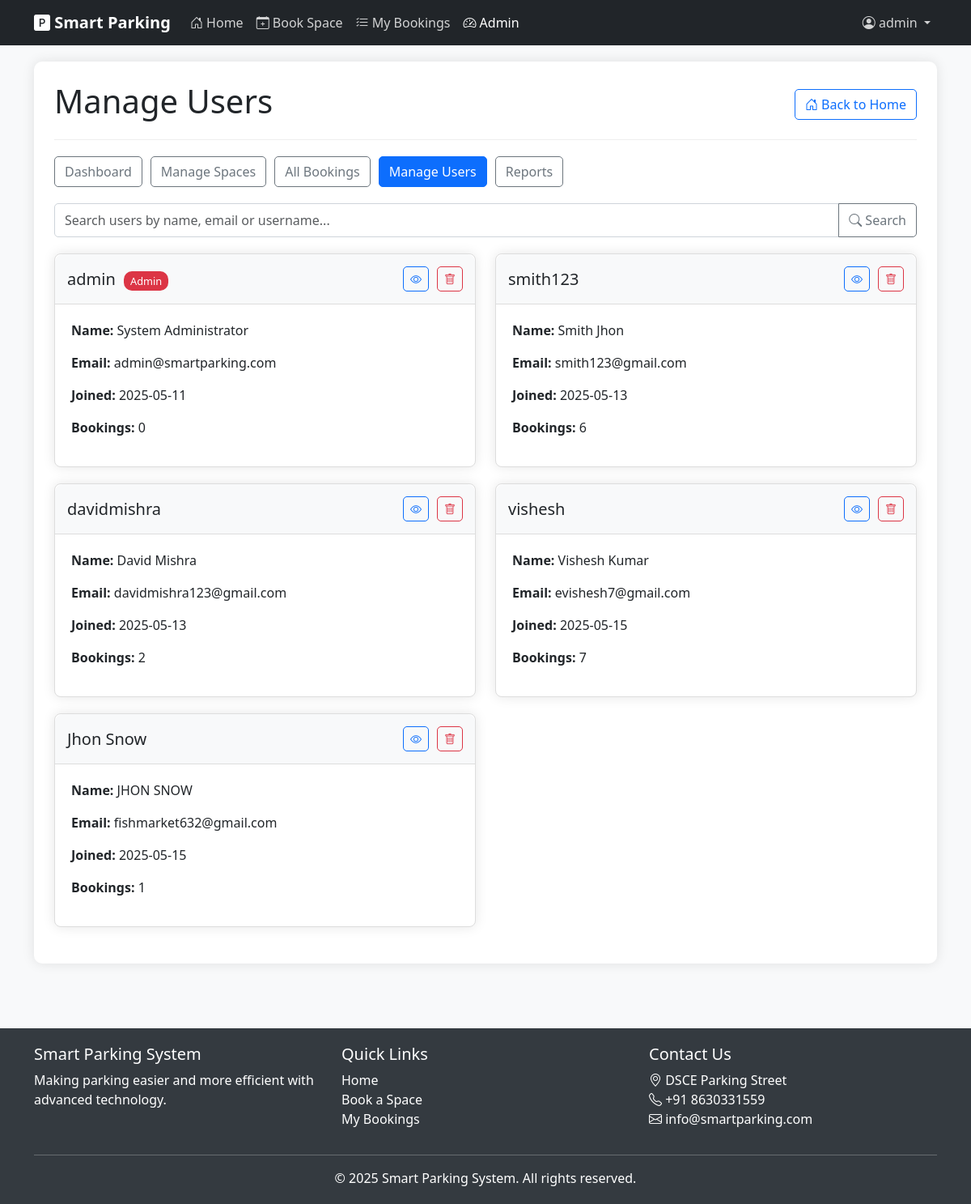
The app's page /admin/users (signed in) with its own data.
### models.py (models this page shows, shortened)
class User(db.Model):
    id = db.Column(db.Integer, primary_key=True)
    username = db.Column(db.String(50), unique=True, nullable=False)
    email = db.Column(db.String(100), unique=True, nullable=False)
    password_hash = db.Column(db.String(128), nullable=False)
    first_name = db.Column(db.String(50))
    last_name = db.Column(db.String(50))
    phone = db.Column(db.String(20))
    is_admin = db.Column(db.Boolean, default=False)
    created_at = db.Column(db.DateTime, default=datetime.utcnow)
    bookings = db.relationship('Booking', backref='user', lazy=True)
    vehicles = db.relationship('Vehicle', backref='owner', lazy=True)

### app.py (the view)
@app.route('/admin/users')
def admin_users():
    if not session.get('is_admin', False):
        flash('You do not have permission to access this page', 'danger')
        return redirect(url_for('index'))
    users = User.query.all()
    return render_template('admin/users.html', users=users)

### app.py (called while the page is built)
@app.context_processor
def inject_view_functions():
    return dict(view_functions=app.view_functions)

### templates/admin/users.html (shortened to what this page needs)
{% extends "layout.html" %}
{% block content %}
<div class="admin-container">
    <div class="admin-header d-flex justify-content-between align-items-center">
        <h1>Manage Users</h1>
        <a href="{{ url_for('index') }}" class="btn btn-outline-primary">
            <i class="bi bi-house-door"></i> Back to Home
        </a>
    </div>
    <div class="admin-nav">
        <a href="{{ url_for('admin_dashboard') }}" class="btn btn-outline-secondary">Dashboard</a>
        <a href="{{ url_for('admin_spaces') }}" class="btn btn-outline-secondary">Manage Spaces</a>
        <a href="{{ url_for('admin_bookings') }}" class="btn btn-outline-secondary">All Bookings</a>
        <a href="{{ url_for('admin_users') }}" class="btn btn-primary">Manage Users</a>
        <a href="{{ url_for('admin_reports') }}" class="btn btn-outline-secondary">Reports</a>
    </div>
    <div class="search-box">
        <div class="input-group">
            <input type="text" class="form-control" id="userSearch" placeholder="Search users by name, email or username...">
            <button class="btn btn-outline-secondary" type="button" id="searchButton">
                <i class="bi bi-search"></i> Search
            </button>
        </div>
    </div>
    <div class="row" id="usersList">
        {% for user in users %}
            <div class="col-md-6 user-item">
                <div class="user-card card">
                    <div class="card-header d-flex justify-content-between align-items-center">
                        <h5 class="mb-0">
                            {{ user.username }}
                            {% if user.is_admin %}
                                <span class="admin-badge">Admin</span>
                            {% endif %}
                        </h5>
                        <div class="user-actions">
                            <button class="btn btn-sm btn-outline-primary" data-bs-toggle="modal" data-bs-target="#userDetailsModal{{ user.id }}">
                                <i class="bi bi-eye"></i>
                            </button>
                            <button class="btn btn-sm btn-outline-danger" data-bs-toggle="modal" data-bs-target="#deleteUserModal{{ user.id }}">
                                <i class="bi bi-trash"></i>
                            </button>
                        </div>
                    </div>
                    <div class="card-body">
                        <p><strong>Name:</strong> {{ user.first_name }} {{ user.last_name }}</p>
                        <p><strong>Email:</strong> {{ user.email }}</p>
                        <p><strong>Joined:</strong> {{ user.created_at.strftime('%Y-%m-%d') }}</p>
                        <p><strong>Bookings:</strong> {{ user.bookings|length }}</p>
                    </div>
                </div>
            </div>
        {% endfor %}
    </div>
</div>
{% endblock %}

### templates/layout.html (shortened to what this page needs)
<!DOCTYPE html>
<html lang="en">
<head>
    <link href="https://cdn.jsdelivr.net/npm/bootstrap@5.3.0-alpha1/dist/css/bootstrap.min.css" rel="stylesheet">
    <link rel="stylesheet" href="https://cdn.jsdelivr.net/npm/bootstrap-icons@1.8.1/font/bootstrap-icons.css">
    <link rel="stylesheet" href="{{ url_for('static', filename='css/style.css') }}">
</head>
<body>
    <nav class="navbar navbar-expand-lg navbar-dark bg-dark fixed-top">
        <div class="container">
            <a class="navbar-brand" href="{{ url_for('index') }}">
                <i class="bi bi-p-square-fill"></i> Smart Parking
            </a>
            <div class="collapse navbar-collapse" id="navbarNav">
                <ul class="navbar-nav me-auto">
                    <li class="nav-item">
                        <a class="nav-link {% if request.path == url_for('index') %}active{% endif %}" href="{{ url_for('index') }}">
                            <i class="bi bi-house-door"></i> Home
                        </a>
                    </li>
                    {% if 'book_space' in view_functions %}
                    <li class="nav-item">
                        <a class="nav-link {% if request.path == url_for('book_space') %}active{% endif %}" href="{{ url_for('book_space') }}">
                            <i class="bi bi-calendar-plus"></i> Book Space
                        </a>
                    </li>
                    {% endif %}
                    {% if 'view_bookings' in view_functions %}
                    <li class="nav-item">
                        <a class="nav-link {% if request.path == url_for('view_bookings') %}active{% endif %}" href="{{ url_for('view_bookings') }}">
                            <i class="bi bi-list-check"></i> My Bookings
                        </a>
                    </li>
                    {% endif %}
                    {% if session.get('is_admin', False) and 'admin_dashboard' in view_functions %}
                    <li class="nav-item">
                        <a class="nav-link {% if '/admin/' in request.path %}active{% endif %}" href="{{ url_for('admin_dashboard') }}">
                            <i class="bi bi-speedometer2"></i> Admin
                        </a>
                    </li>
                    {% endif %}
                </ul>
                <ul class="navbar-nav">
                    {% if session.get('user_id') %}
                    <li class="nav-item dropdown">
                        <a class="nav-link dropdown-toggle" href="#" id="navbarDropdown" role="button" data-bs-toggle="dropdown" aria-expanded="false">
                            <i class="bi bi-person-circle"></i> {{ session.get('username', 'Account') }}
                        </a>
                    </li>
                    {% else %}
                    <li class="nav-item">
                        <a class="nav-link" href="{{ url_for('login') }}">
                            <i class="bi bi-box-arrow-in-right"></i> Login
                        </a>
                    </li>
                    {% endif %}
                </ul>
            </div>
        </div>
    </nav>
    <div class="main-content">
        <div class="container">
            {% block content %}{% endblock %}
        </div>
    </div>
    <footer class="footer">
        <div class="container">
            <div class="row">
                <div class="col-md-4">
                    <h5>Smart Parking System</h5>
                    <p>Making parking easier and more efficient with advanced technology.</p>
                </div>
                <div class="col-md-4">
                    <h5>Quick Links</h5>
                    <ul class="list-unstyled">
                        <li><a href="{{ url_for('index') }}" class="text-white">Home</a></li>
                        {% if 'book_space' in view_functions %}
                        <li><a href="{{ url_for('book_space') }}" class="text-white">Book a Space</a></li>
                        {% endif %}
                        {% if 'view_bookings' in view_functions %}
                        <li><a href="{{ url_for('view_bookings') }}" class="text-white">My Bookings</a></li>
                        {% endif %}
                    </ul>
                </div>
                <div class="col-md-4">
                    <h5>Contact Us</h5>
                    <address class="text-white">
                        <i class="bi bi-geo-alt"></i> DSCE Parking Street<br>
                        <i class="bi bi-telephone"></i> +91 8630331559<br>
                        <i class="bi bi-envelope"></i> info@smartparking.com
                    </address>
                </div>
            </div>
            <hr class="bg-light">
            <div class="text-center">
                <p class="mb-0">&copy; {{ now().year }} Smart Parking System. All rights reserved.</p>
            </div>
        </div>
    </footer>
</body>
</html>

### static/css/style.css (style rules this page uses)
:root { --primary-color: #0d6efd; --secondary-color: #6c757d; --success-color: #28a745; --danger-color: #dc3545; --warning-color: #ffc107; --info-color: #17a2b8; --light-color: #f8f9fa; --dark-color: #343a40; }
body { font-family: 'Segoe UI', Tahoma, Geneva, Verdana, sans-serif; padding-top: 56px; min-height: 100vh; display: flex; flex-direction: column; background-color: var(--light-color); }
.main-content { flex: 1; padding: 20px 0; }
.navbar-brand { font-weight: bold; }
.navbar-dark .navbar-nav .nav-link { color: rgba(255, 255, 255, 0.8); }
.navbar-dark .navbar-nav .nav-link.active { color: white; font-weight: 500; }
.card, .container-card { border-radius: 10px; box-shadow: 0 0 15px rgba(0, 0, 0, 0.1); transition: transform 0.3s ease, box-shadow 0.3s ease; }
.card-header { border-top-left-radius: 10px !important; border-top-right-radius: 10px !important; }
.btn { border-radius: 5px; font-weight: 500; }
.btn-primary { background-color: var(--primary-color); border-color: var(--primary-color); }
.form-control, .form-select { border-radius: 5px; border: 1px solid #ced4da; padding: 0.5rem 0.75rem; }
.footer { background-color: var(--dark-color); color: white; padding: 20px 0; margin-top: 30px; }
.footer a { color: white; text-decoration: none; }

### records on screen
User: get "admin", username "admin", is_admin "Admin", first_name "System", last_name "Administrator", email "admin@smartparking.com", created_at "2025-05-11", bookings|length "0"
User: username "smith123", first_name "Smith", last_name "Jhon", email "smith123@gmail.com", created_at "2025-05-13", bookings|length "6"
User: username "davidmishra", first_name "David", last_name "Mishra", email "davidmishra123@gmail.com", created_at "2025-05-13", bookings|length "2"
User: username "vishesh", first_name "Vishesh", last_name "Kumar", email "evishesh7@gmail.com", created_at "2025-05-15", bookings|length "7"
User: username "Jhon Snow", first_name "JHON", last_name "SNOW", email "fishmarket632@gmail.com", created_at "2025-05-15", bookings|length "1"
